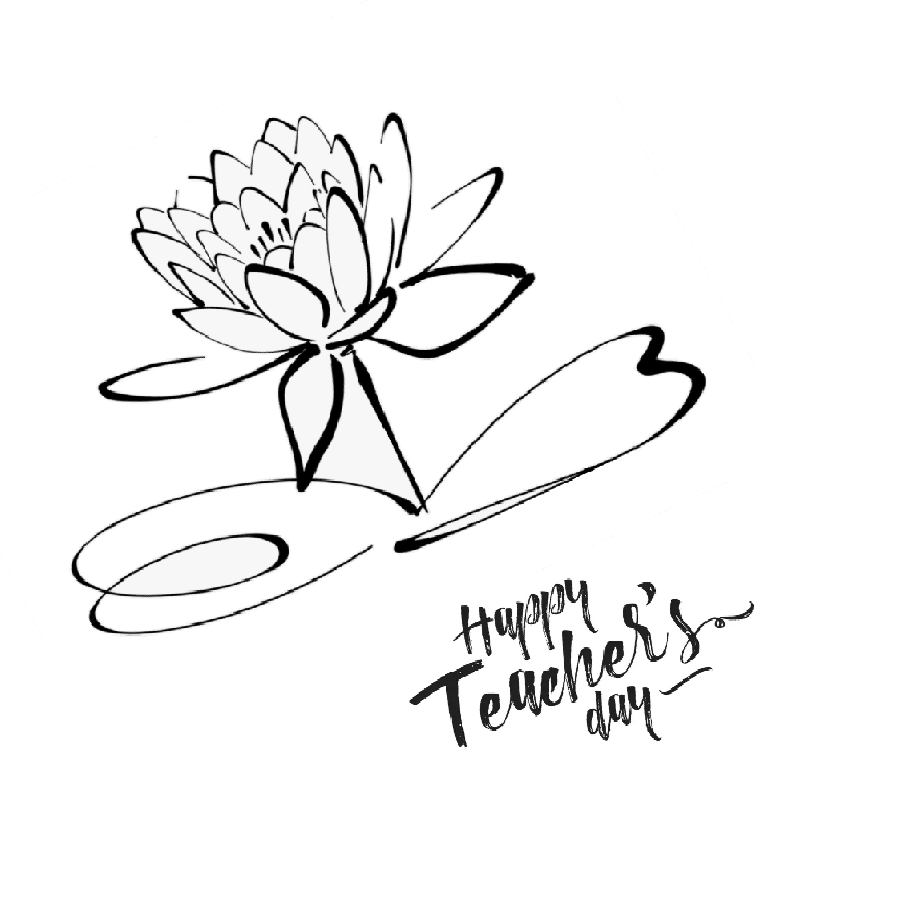
#> input picture components/flower.png, 900 x 900 px
$ python t_day.py
#> lines starting #> are read from the running program, lines starting #| are printed output that depends on the picture
# -*- coding: utf-8 -*-
"""
Created on Fri Sep  4 09:55:33 2020

@author: Bilustack
"""


import cv2
import numpy as np


img = cv2.imread("components/flower.png")
#> img is the input picture: shape (900, 900, 3); min 0, max 255, mean 243.7
G_img = cv2.imread("components/flower.png",0)
#> G_img: shape (900, 900); min 0, max 255, mean 243.7

r, c = G_img.shape
#> r = 900; c = 900
win = 255 * np.ones((r,c,3),np.uint8)
#cv2.imshow("window",win)
#cv2.waitKey(0)

pen = cv2.imread("components/pen2.png")
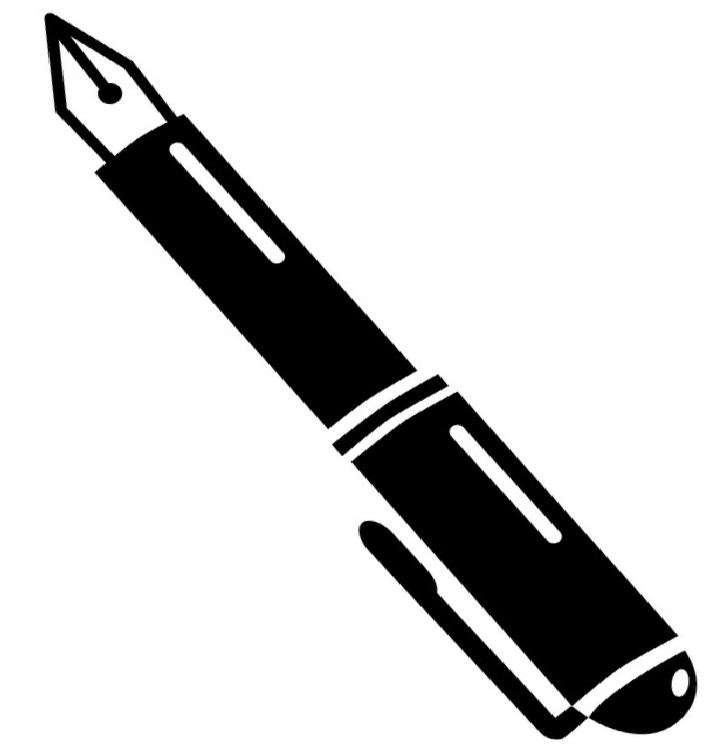
#> input picture components/pen2.png, 711 x 751 px
#> pen is the input picture: shape (751, 711, 3); min 0, max 255, mean 211
r_pen = cv2.resize(pen,(40,40))
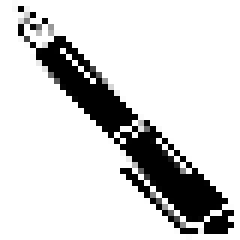
#> r_pen: shape (40, 40, 3) (shown 6 times larger); min 0, max 255, mean 211.5

for i in range(0,r):
    j=0
    for k in range(i,0-1,-1):
        if i%2 == 0:
            if G_img[ k , j] < 255:

                "Animation part"
                win[ k+1:k+1+40, j+1:j+1+40] = r_pen
                win[k , j ] = img [k , j]

                cv2.imshow("window",win)
                win[ k+1:k+1+40, j+1:j+1+40] = 255
        else:
            if G_img[ j , k] < 255:

                "Animation part"
                win[ j+1:j+1+40, k+1:k+1+40] = r_pen
                win[j,k] = img [ j,k ]

                cv2.imshow("window",win)
                win[ j+1:j+1+40, k+1:k+1+40] = 255
        j=j+1

    des = cv2.waitKey(10)
    if des == 27:
        break
#> this loop made 1 pass; (key Esc is pressed on pass 1)
#> win: shape (900, 900, 3); every value is 255


for i in range(1,r):
    j=i
    for k in range(c-1,i-1,-1):
        if i%2 == 0:
            if G_img[ k , j] < 255:

                "Animation part"
                win[ k+1:k+1+40, j+1:j+1+40] = r_pen
                win[k , j ] =img[k,j]

                cv2.imshow("window",win)
                win[ k+1:k+1+40, j+1:j+1+40] = 255
        else:
            if G_img[ j , k] < 255:

                "Animation part"
                win[ j+1:j+1+40, k+1:k+1+40] = r_pen
                win[j , k ] = img[j,k]

                cv2.imshow("window",win)
                win[j+1:j+1+40, k+1:k+1+40] = 255
        j=j+1

    des = cv2.waitKey(10)
    if des == 27:
        break
#> this loop made 1 pass; (key Esc is pressed on pass 1)
#> pass 1, `cv2.imshow("window",win)`:
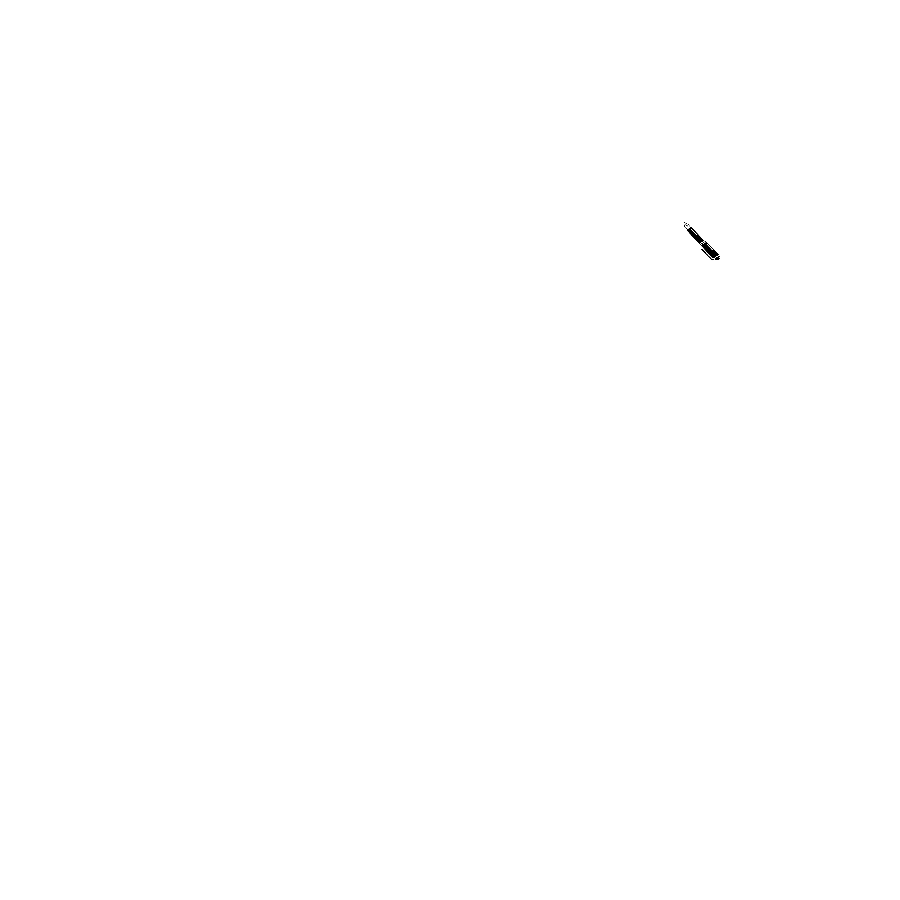
#> window 'window': shape (900, 900, 3); min 0, max 255, mean 254.9
#> after the loop: win: shape (900, 900, 3); min 0, max 255, mean 255


cv2.imshow("window",win)
cv2.waitKey(0)
cv2.destroyAllWindows()
